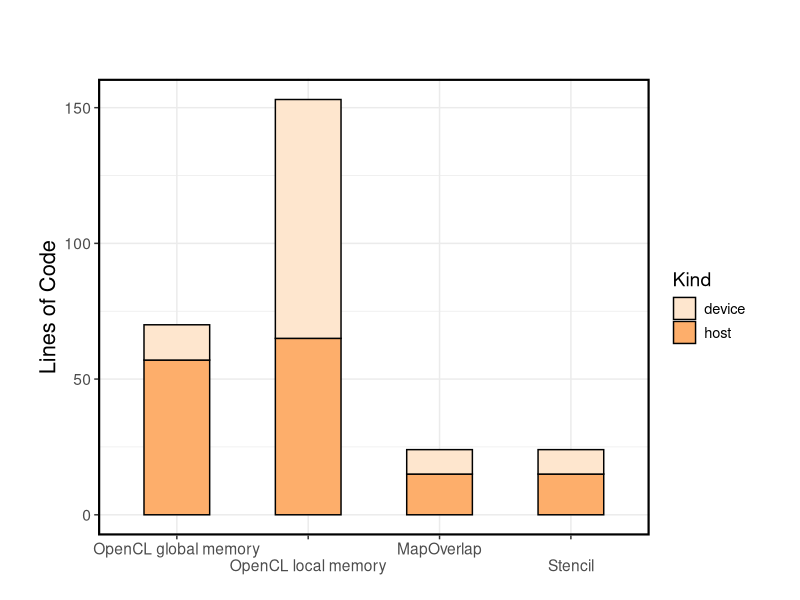
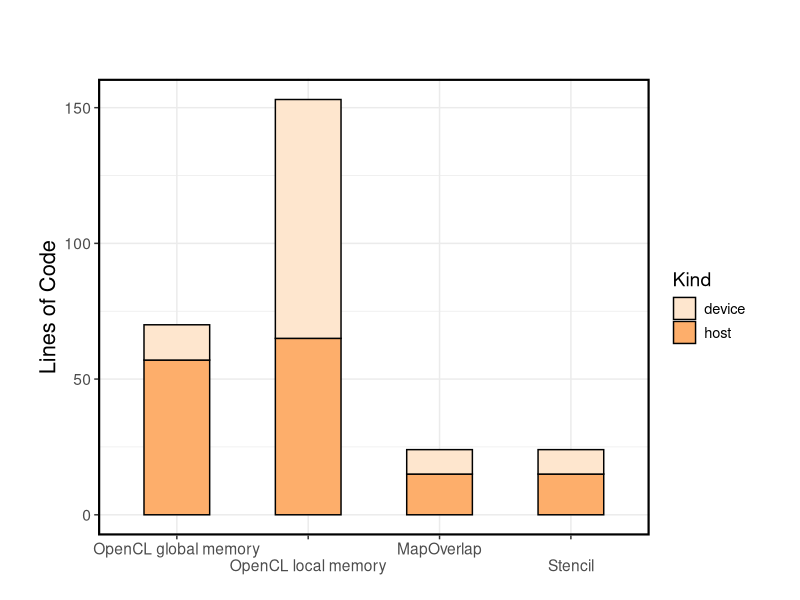

Recreate these plots in R, in order.
library(ggplot2)

# replace | with newline
strwr <- function(str) gsub("\\|", "\n", str)

my_levels <- c("OpenCL global memory", "|OpenCL local memory", "MapOverlap", "|Stencil")

data <- read.csv("loc.csv", sep=";", comment.char="#", header=TRUE, row.names=NULL)
data$Version <- factor(data$Version, levels = my_levels)

theme <- theme_bw() +
  theme(text = element_text(size = 14),
        axis.title = element_text(size = rel(1.125), vjust = 1),
        axis.text.x = element_text(size = rel(1)),
        legend.text = element_text(size = rel(0.75)),
        panel.border = element_rect(linetype = "solid", colour = "black", size = 1.5),
        plot.margin = unit(c(2,1.2,0,1), 'cm'),
        legend.position="right",
        strip.background = element_rect(colour = "black", fill = "white", size = 1.5))

labs <- labs(x = "", y = "Lines of Code")

# create plot
plot <- ggplot(na.omit(data), aes(x=Version, y=value, fill=Kind)) +
  geom_bar(color="black", width=.5, stat = "identity") +
  scale_fill_manual(values=c("#fee6ce", "#fdae6b")) +
  scale_x_discrete(labels= strwr(levels(data$Version))) + theme + labs

# save plot to file
ggsave(file = "gauss_loc.pdf", width = 8, height = 4)

plot
